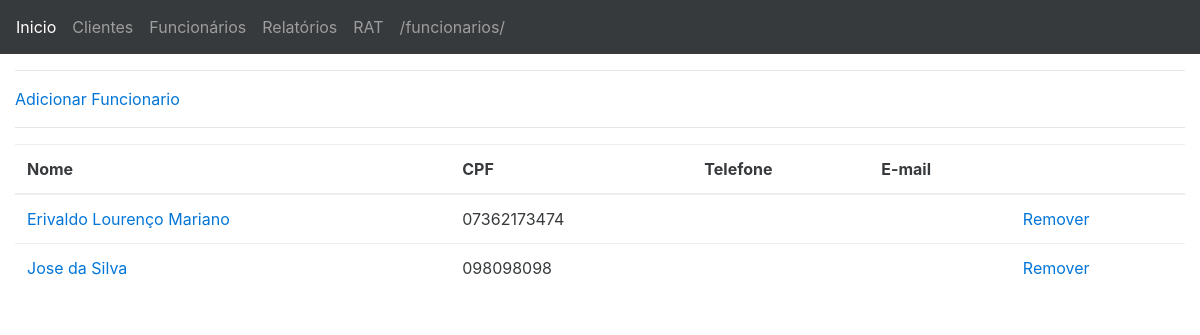
The page /funcionarios/ on the database as committed earlier.
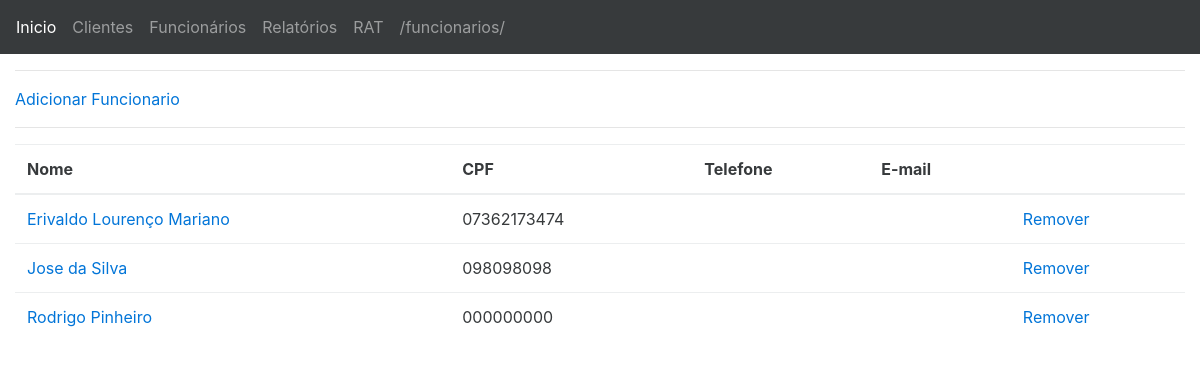
The same page on the database as committed later.
### app_funcionario/models.py (models this page shows, shortened)
class Funcionario(models.Model):
    nome = models.CharField(max_length=100)
    cpf = models.CharField(max_length=100)
    foto = models.ImageField(upload_to='fotos')

### app_funcionario/views.py (the view)
# urls.py: url(r'^funcionarios/', include('app_funcionario.urls')),
def funcionarios(request):
    funcionarios = Funcionario.objects.all()
    return render(request,'funcionarios.html',{
                'funcionarios': funcionarios,
                })

### app_funcionario/templates/funcionarios.html (shortened to what this page needs)
{% extends "base.html" %}
{% block content %}
<hr>
<a href="/funcionarios/add_funcionario">Adicionar Funcionario</a>
<hr>
<table class="table">
	<thead>
		<tr>
			<th>Nome</th>
			<th>CPF</th>
			<th>Telefone</th>
			<th>E-mail</th>
			<th></th>
		</tr>
	</thead>
	<tbody>
		{%for funcionario in funcionarios%}
		<tr>
			<td><a href="/funcionarios/{{funcionario.id}}/info_funcionario">{{funcionario.nome}}</a></td>
			<td>{{funcionario.cpf}}</td>
			<td>{{funcionario.contato.telefone}}</td>
			<td>{{funcionario.contato.email}}</td>
			<td><a href="/funcionarios/{{funcionario.id}}/delete_funcionario">Remover</a></td>
		</tr>
		{% endfor %}
	</tbody>
</table>
{% endblock %}

Rows that differ between the two databases and show on the page:
added Funcionario: nome "Rodrigo Pinheiro", cpf "000000000"
